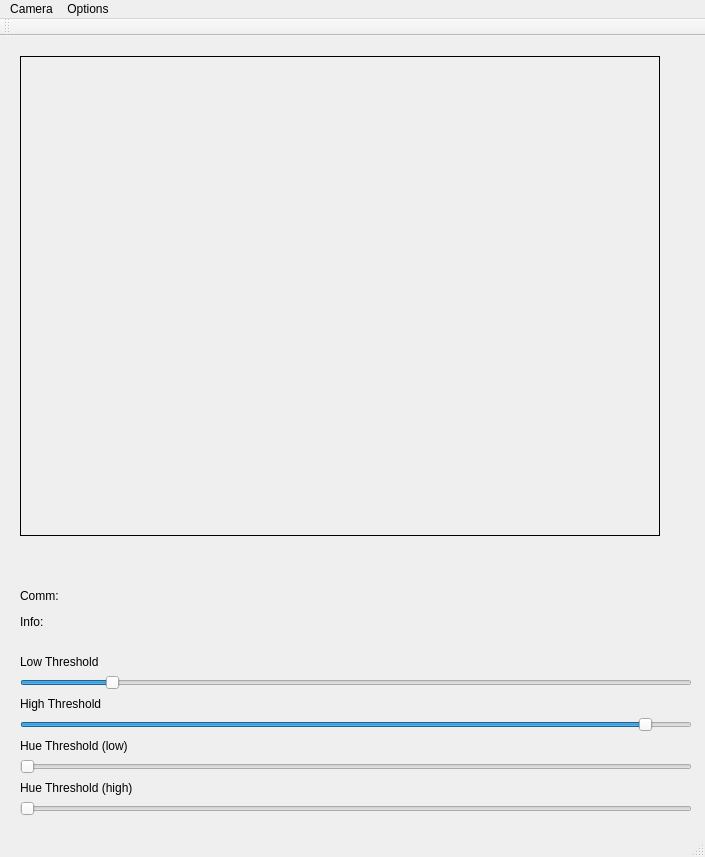
<?xml version="1.0" encoding="UTF-8"?>
<ui version="4.0">
 <class>MainWindow</class>
 <widget class="QMainWindow" name="MainWindow">
  <property name="geometry">
   <rect>
    <x>0</x>
    <y>0</y>
    <width>705</width>
    <height>857</height>
   </rect>
  </property>
  <property name="windowTitle">
   <string>MainWindow</string>
  </property>
  <widget class="QWidget" name="centralWidget">
   <widget class="QLabel" name="label_comm">
    <property name="geometry">
     <rect>
      <x>20</x>
      <y>550</y>
      <width>672</width>
      <height>20</height>
     </rect>
    </property>
    <property name="maximumSize">
     <size>
      <width>16777215</width>
      <height>20</height>
     </size>
    </property>
    <property name="text">
     <string>Comm:</string>
    </property>
   </widget>
   <widget class="QSlider" name="horizontalSlider_hue_thresLow">
    <property name="geometry">
     <rect>
      <x>20</x>
      <y>723</y>
      <width>672</width>
      <height>15</height>
     </rect>
    </property>
    <property name="maximum">
     <number>180</number>
    </property>
    <property name="orientation">
     <enum>Qt::Horizontal</enum>
    </property>
   </widget>
   <widget class="QSlider" name="horizontalSlider_hue_thresHigh">
    <property name="geometry">
     <rect>
      <x>20</x>
      <y>765</y>
      <width>672</width>
      <height>15</height>
     </rect>
    </property>
    <property name="maximum">
     <number>180</number>
    </property>
    <property name="orientation">
     <enum>Qt::Horizontal</enum>
    </property>
   </widget>
   <widget class="QSlider" name="horizontalSlider_lowThres">
    <property name="geometry">
     <rect>
      <x>20</x>
      <y>639</y>
      <width>672</width>
      <height>15</height>
     </rect>
    </property>
    <property name="maximum">
     <number>255</number>
    </property>
    <property name="value">
     <number>33</number>
    </property>
    <property name="orientation">
     <enum>Qt::Horizontal</enum>
    </property>
   </widget>
   <widget class="QLabel" name="label_LT">
    <property name="geometry">
     <rect>
      <x>20</x>
      <y>618</y>
      <width>672</width>
      <height>15</height>
     </rect>
    </property>
    <property name="maximumSize">
     <size>
      <width>16777215</width>
      <height>15</height>
     </size>
    </property>
    <property name="text">
     <string>Low Threshold</string>
    </property>
   </widget>
   <widget class="QLabel" name="label_hueThres_low">
    <property name="geometry">
     <rect>
      <x>20</x>
      <y>702</y>
      <width>672</width>
      <height>15</height>
     </rect>
    </property>
    <property name="maximumSize">
     <size>
      <width>16777215</width>
      <height>15</height>
     </size>
    </property>
    <property name="text">
     <string>Hue Threshold (low)</string>
    </property>
   </widget>
   <widget class="QLabel" name="label_info">
    <property name="geometry">
     <rect>
      <x>20</x>
      <y>576</y>
      <width>672</width>
      <height>20</height>
     </rect>
    </property>
    <property name="maximumSize">
     <size>
      <width>16777215</width>
      <height>20</height>
     </size>
    </property>
    <property name="text">
     <string>Info:</string>
    </property>
   </widget>
   <widget class="QLabel" name="label_hueThres_high">
    <property name="geometry">
     <rect>
      <x>20</x>
      <y>744</y>
      <width>672</width>
      <height>15</height>
     </rect>
    </property>
    <property name="maximumSize">
     <size>
      <width>16777215</width>
      <height>15</height>
     </size>
    </property>
    <property name="text">
     <string>Hue Threshold (high)</string>
    </property>
   </widget>
   <widget class="QSlider" name="horizontalSlider_highThres">
    <property name="geometry">
     <rect>
      <x>20</x>
      <y>681</y>
      <width>672</width>
      <height>15</height>
     </rect>
    </property>
    <property name="maximum">
     <number>255</number>
    </property>
    <property name="value">
     <number>240</number>
    </property>
    <property name="orientation">
     <enum>Qt::Horizontal</enum>
    </property>
   </widget>
   <widget class="QLabel" name="label_HT">
    <property name="geometry">
     <rect>
      <x>20</x>
      <y>660</y>
      <width>672</width>
      <height>15</height>
     </rect>
    </property>
    <property name="maximumSize">
     <size>
      <width>16777215</width>
      <height>15</height>
     </size>
    </property>
    <property name="text">
     <string>High Threshold</string>
    </property>
   </widget>
   <widget class="my_qlabel" name="label_imageShow">
    <property name="geometry">
     <rect>
      <x>20</x>
      <y>20</y>
      <width>640</width>
      <height>480</height>
     </rect>
    </property>
    <property name="maximumSize">
     <size>
      <width>640</width>
      <height>480</height>
     </size>
    </property>
    <property name="mouseTracking">
     <bool>true</bool>
    </property>
    <property name="frameShape">
     <enum>QFrame::Box</enum>
    </property>
    <property name="text">
     <string/>
    </property>
    <property name="pixmap">
     <pixmap>../../../Pictures/Dereks_Trash.png</pixmap>
    </property>
   </widget>
  </widget>
  <widget class="QMenuBar" name="menuBar">
   <property name="geometry">
    <rect>
     <x>0</x>
     <y>0</y>
     <width>705</width>
     <height>22</height>
    </rect>
   </property>
   <widget class="QMenu" name="menuCamera">
    <property name="title">
     <string>Camera</string>
    </property>
    <addaction name="action_Start"/>
    <addaction name="actionSave_Video"/>
    <addaction name="actionImage_Save"/>
    <addaction name="action_Open_Image"/>
    <addaction name="action_Process_Image_as_Live"/>
    <addaction name="actionSave_Pixel_Class_Values"/>
    <addaction name="actionCreate_Classifier"/>
   </widget>
   <widget class="QMenu" name="menuOptions">
    <property name="title">
     <string>Options</string>
    </property>
    <addaction name="action_Process_Image"/>
    <addaction name="action_Object_Process"/>
    <addaction name="separator"/>
    <addaction name="action_Live_Video"/>
    <addaction name="separator"/>
    <addaction name="actionUse_Bayes_Classifier"/>
    <addaction name="actionUse_HSV"/>
    <addaction name="separator"/>
    <addaction name="actionTune_Hue_Blue"/>
    <addaction name="actionTune_Hue_Yellow"/>
    <addaction name="actionTune_Hue_Green"/>
    <addaction name="actionTune_Hue_Red2"/>
    <addaction name="actionTune_Hue_Red"/>
    <addaction name="actionTune_Hue_Cyan"/>
    <addaction name="separator"/>
    <addaction name="actionTune_Hue_Saturation"/>
    <addaction name="actionTune_Hue_Value"/>
    <addaction name="separator"/>
    <addaction name="action_Clear_Background"/>
    <addaction name="actionCLAHE_Filter"/>
    <addaction name="separator"/>
   </widget>
   <addaction name="menuCamera"/>
   <addaction name="menuOptions"/>
  </widget>
  <widget class="QToolBar" name="mainToolBar">
   <attribute name="toolBarArea">
    <enum>TopToolBarArea</enum>
   </attribute>
   <attribute name="toolBarBreak">
    <bool>false</bool>
   </attribute>
  </widget>
  <widget class="QStatusBar" name="statusBar"/>
  <action name="action_Start">
   <property name="text">
    <string>&amp;Start Video</string>
   </property>
  </action>
  <action name="actionImage_Save">
   <property name="text">
    <string>Image &amp;Save</string>
   </property>
  </action>
  <action name="action_Open_Image">
   <property name="text">
    <string>&amp;Open Image</string>
   </property>
  </action>
  <action name="action_Process_Image_as_Live">
   <property name="checkable">
    <bool>true</bool>
   </property>
   <property name="enabled">
    <bool>false</bool>
   </property>
   <property name="text">
    <string>&amp;Process Image as Live</string>
   </property>
  </action>
  <action name="action_Process_Image">
   <property name="checkable">
    <bool>true</bool>
   </property>
   <property name="text">
    <string>&amp;Process Image</string>
   </property>
  </action>
  <action name="action_Object_Process">
   <property name="checkable">
    <bool>true</bool>
   </property>
   <property name="text">
    <string>&amp;Object Process</string>
   </property>
  </action>
  <action name="actionUse_HSV">
   <property name="checkable">
    <bool>true</bool>
   </property>
   <property name="checked">
    <bool>true</bool>
   </property>
   <property name="text">
    <string>Use &amp;HSV</string>
   </property>
  </action>
  <action name="action_Live_Video">
   <property name="checkable">
    <bool>true</bool>
   </property>
   <property name="checked">
    <bool>true</bool>
   </property>
   <property name="text">
    <string>&amp;Live Video</string>
   </property>
  </action>
  <action name="action_Clear_Background">
   <property name="checkable">
    <bool>true</bool>
   </property>
   <property name="text">
    <string>&amp;Clear Background</string>
   </property>
  </action>
  <action name="actionTune_Hue_Blue">
   <property name="checkable">
    <bool>true</bool>
   </property>
   <property name="text">
    <string>Tune Hue: &amp;Blue</string>
   </property>
  </action>
  <action name="actionTune_Hue_Yellow">
   <property name="checkable">
    <bool>true</bool>
   </property>
   <property name="text">
    <string>Tune Hue: &amp;Yellow</string>
   </property>
  </action>
  <action name="actionTune_Hue_Green">
   <property name="checkable">
    <bool>true</bool>
   </property>
   <property name="text">
    <string>Tune Hue: &amp;Green</string>
   </property>
  </action>
  <action name="actionTune_Hue_Red">
   <property name="checkable">
    <bool>true</bool>
   </property>
   <property name="text">
    <string>Tune Hue: &amp;Red</string>
   </property>
   <property name="toolTip">
    <string>Tune Hue: Red-2</string>
   </property>
  </action>
  <action name="actionTune_Hue_Cyan">
   <property name="checkable">
    <bool>true</bool>
   </property>
   <property name="text">
    <string>Tune Hue: &amp;Cyan</string>
   </property>
  </action>
  <action name="actionTune_Hue_Saturation">
   <property name="checkable">
    <bool>true</bool>
   </property>
   <property name="text">
    <string>Tune Hue: &amp;Saturation</string>
   </property>
  </action>
  <action name="actionTune_Hue_Value">
   <property name="checkable">
    <bool>true</bool>
   </property>
   <property name="text">
    <string>Tune Hue: &amp;Value</string>
   </property>
  </action>
  <action name="actionSave_Pixel_Class_Values">
   <property name="text">
    <string>Save Pixel &amp;Class. Values</string>
   </property>
  </action>
  <action name="actionTune_Hue_Red2">
   <property name="checkable">
    <bool>true</bool>
   </property>
   <property name="text">
    <string>Tune Hue: Red-1</string>
   </property>
  </action>
  <action name="actionCLAHE_Filter">
   <property name="checkable">
    <bool>true</bool>
   </property>
   <property name="text">
    <string>CLAHE Filter</string>
   </property>
  </action>
  <action name="actionCreate_Classifier">
   <property name="text">
    <string>Create Classifier</string>
   </property>
  </action>
  <action name="actionUse_Bayes_Classifier">
   <property name="checkable">
    <bool>true</bool>
   </property>
   <property name="text">
    <string>Use Bayes Classifier</string>
   </property>
  </action>
  <action name="actionSave_Video">
   <property name="checkable">
    <bool>true</bool>
   </property>
   <property name="text">
    <string>Save Video</string>
   </property>
  </action>
 </widget>
 <layoutdefault spacing="6" margin="11"/>
 <customwidgets>
  <customwidget>
   <class>my_qlabel</class>
   <extends>QLabel</extends>
   <header location="global">my_qlabel.h</header>
  </customwidget>
 </customwidgets>
 <resources/>
 <connections/>
</ui>
